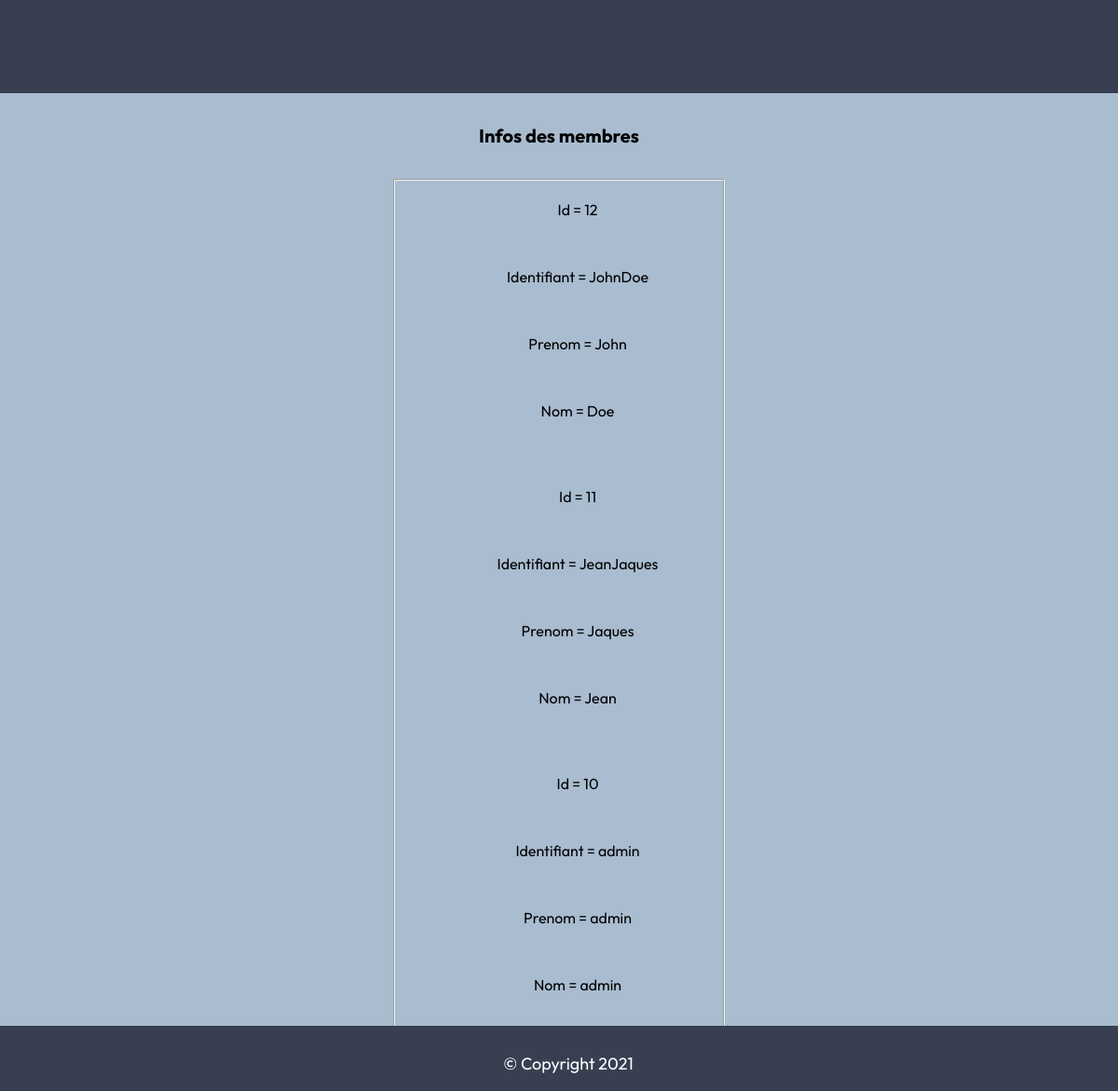
The app's page /admin.php with its own data.
### tables this page shows
CREATE TABLE IF NOT EXISTS `utilisateurs` (
  `id` int NOT NULL AUTO_INCREMENT,
  `login` varchar(255) NOT NULL,
  `prenom` varchar(255) NOT NULL,
  `nom` varchar(255) NOT NULL,
  `password` varchar(255) NOT NULL,
  PRIMARY KEY (`id`)
);

### admin.php (the view, shortened to what this page needs)
<?php
$bdd = new PDO('mysql:host=localhost;dbname=moduleconnexion', 'root', '');
$membres = $bdd->query('SELECT * FROM utilisateurs ORDER BY id DESC')
?>
<!DOCTYPE html>
<html lang="en">
<head>
    <link rel="stylesheet" href="/module-connexion/CSS/style.css" />
</head>
<body>
    <header>
    </header>
    <div align="center">
        <br />
        <h1>Infos des membres</h1><br />
        <form class="formadmin">
            <fieldset class="fieldadmin">
                <ul class="ul">
                    <?php while ($users = $membres->fetch()) { ?>
                        <li class="li">
                            <p>Id = <?= $users['id'] ?></p><br/>
                            <p>Identifiant = <?= $users['login'] ?></p><br/>
                            <p> Prenom = <?= $users['prenom'] ?></p><br/>
                            <p> Nom = <?= $users['nom'] ?></p></br>
                            <br />
                        </li>
                    <?php } ?>
                </ul>
                <br />
            </fieldset>
        </form>
    </div>
    <footer>
        <div class="contact">© Copyright 2021 </div>
    </footer>
</body>
</html>

### CSS/style.css (style rules this page uses)
body { background-color: #A9BCD0; font-family:'Outfit', sans-serif; margin:0; padding:0; height:100%; }
header { background-color: #373F51; font-family:'Outfit', sans-serif; height: 100px; display: flex; align-items: center; justify-content: center; color:white; font-size: large; justify-content: space-evenly }
footer { position: fixed; padding: 10px 10px 0px 10px; font-family: 'Outfit', sans-serif; bottom: 0; width: 100%; height: 60px; background-color:#373F51; display: flex; align-items: center; justify-content: center; }
.contact { font-size: large; color: #fff; }
.formadmin { width: 30%; }
ul,li { list-style-type: none; }
h1 { font-size: 20px; }

### records on screen
utilisateurs: id "12", login "JohnDoe", prenom "John", nom "Doe"
utilisateurs: id "11", login "JeanJaques", prenom "Jaques", nom "Jean"
utilisateurs: id "10", login "admin", prenom "admin", nom "admin"
